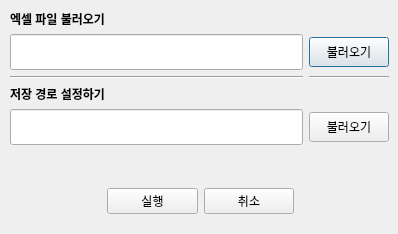
<?xml version="1.0" encoding="UTF-8"?>
<ui version="4.0">
 <class>Dialog</class>
 <widget class="QDialog" name="Dialog">
  <property name="geometry">
   <rect>
    <x>0</x>
    <y>0</y>
    <width>398</width>
    <height>234</height>
   </rect>
  </property>
  <property name="windowTitle">
   <string>Dialog</string>
  </property>
  <widget class="QWidget" name="gridLayoutWidget">
   <property name="geometry">
    <rect>
     <x>10</x>
     <y>10</y>
     <width>379</width>
     <height>171</height>
    </rect>
   </property>
   <layout class="QGridLayout" name="gridLayout_2">
    <item row="2" column="1">
     <widget class="Line" name="line_2">
      <property name="orientation">
       <enum>Qt::Horizontal</enum>
      </property>
     </widget>
    </item>
    <item row="3" column="0">
     <widget class="QLabel" name="label_2">
      <property name="text">
       <string>&lt;html&gt;&lt;head/&gt;&lt;body&gt;&lt;p&gt;&lt;span style=&quot; font-weight:600;&quot;&gt;저장 경로 설정하기&lt;/span&gt;&lt;/p&gt;&lt;/body&gt;&lt;/html&gt;</string>
      </property>
     </widget>
    </item>
    <item row="4" column="0">
     <widget class="QLineEdit" name="lineEdit_savefile">
      <property name="sizePolicy">
       <sizepolicy hsizetype="Expanding" vsizetype="Expanding">
        <horstretch>0</horstretch>
        <verstretch>0</verstretch>
       </sizepolicy>
      </property>
     </widget>
    </item>
    <item row="0" column="0">
     <widget class="QLabel" name="label">
      <property name="text">
       <string>&lt;html&gt;&lt;head/&gt;&lt;body&gt;&lt;p&gt;&lt;span style=&quot; font-weight:600;&quot;&gt;엑셀 파일 불러오기&lt;/span&gt;&lt;/p&gt;&lt;/body&gt;&lt;/html&gt;</string>
      </property>
     </widget>
    </item>
    <item row="1" column="0">
     <widget class="QLineEdit" name="lineEdit_openfile">
      <property name="sizePolicy">
       <sizepolicy hsizetype="Expanding" vsizetype="Expanding">
        <horstretch>0</horstretch>
        <verstretch>0</verstretch>
       </sizepolicy>
      </property>
     </widget>
    </item>
    <item row="5" column="0">
     <spacer name="verticalSpacer">
      <property name="orientation">
       <enum>Qt::Vertical</enum>
      </property>
      <property name="sizeHint" stdset="0">
       <size>
        <width>0</width>
        <height>0</height>
       </size>
      </property>
     </spacer>
    </item>
    <item row="2" column="0">
     <widget class="Line" name="line">
      <property name="orientation">
       <enum>Qt::Horizontal</enum>
      </property>
     </widget>
    </item>
    <item row="1" column="1">
     <widget class="QPushButton" name="pushButton_openfile">
      <property name="maximumSize">
       <size>
        <width>100</width>
        <height>30</height>
       </size>
      </property>
      <property name="text">
       <string>불러오기</string>
      </property>
     </widget>
    </item>
    <item row="4" column="1">
     <widget class="QPushButton" name="pushButton_savefile">
      <property name="maximumSize">
       <size>
        <width>100</width>
        <height>30</height>
       </size>
      </property>
      <property name="text">
       <string>불러오기</string>
      </property>
     </widget>
    </item>
   </layout>
  </widget>
  <widget class="QWidget" name="horizontalLayoutWidget">
   <property name="geometry">
    <rect>
     <x>10</x>
     <y>180</y>
     <width>381</width>
     <height>43</height>
    </rect>
   </property>
   <layout class="QHBoxLayout" name="horizontalLayout">
    <item>
     <widget class="QLabel" name="label_5">
      <property name="text">
       <string>&lt;html&gt;&lt;head/&gt;&lt;body&gt;&lt;p&gt;&lt;img src=&quot;:/icon/hisg_icon.png&quot;/&gt;&lt;/p&gt;&lt;/body&gt;&lt;/html&gt;</string>
      </property>
     </widget>
    </item>
    <item>
     <widget class="QPushButton" name="pushButton_run">
      <property name="text">
       <string>실행</string>
      </property>
     </widget>
    </item>
    <item>
     <widget class="QPushButton" name="pushButton_close">
      <property name="text">
       <string>취소</string>
      </property>
     </widget>
    </item>
    <item>
     <widget class="QLabel" name="label_4">
      <property name="text">
       <string/>
      </property>
     </widget>
    </item>
   </layout>
  </widget>
 </widget>
 <resources>
  <include location="MBC_res.qrc"/>
 </resources>
 <connections/>
</ui>
